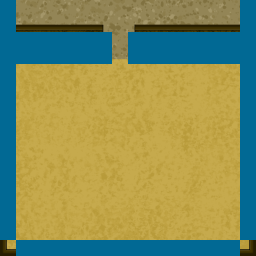

Tiled map render using the project's own tile images. Description and the whole map definition, tile-layer contents included, below:
An orthogonal 16x16 tile map with 16x16 px tiles, 3 tile layers (tiles, entities, collision), 2 tilesets.

<map version="1.10" tiledversion="1.10.2" orientation="orthogonal" renderorder="right-down" width="16" height="16" tilewidth="16" tileheight="16" infinite="0" nextlayerid="4" nextobjectid="1">
 <editorsettings>
  <export target="0_-1.tmj" format="json" />
 </editorsettings>
 <tileset firstgid="1" source="brewhouseBackground2.tsx" />
 <tileset firstgid="257" source="terrain.tsx" />
 <layer id="1" name="tiles" width="16" height="16">
  <data encoding="csv">
1,2,3,4,5,6,7,8,9,10,11,12,13,14,15,16,
17,18,19,20,21,22,23,24,25,26,27,28,29,30,31,32,
33,34,35,36,37,38,39,40,41,42,43,44,45,46,47,48,
49,50,51,52,53,54,55,56,57,58,59,60,61,62,63,64,
65,66,67,68,69,70,71,72,73,74,75,76,77,78,79,80,
81,82,83,84,85,86,87,88,89,90,91,92,93,94,95,96,
97,98,99,100,101,102,103,104,105,106,107,108,109,110,111,112,
113,114,115,116,117,118,119,120,121,122,123,124,125,126,127,128,
129,130,131,132,133,134,135,136,137,138,139,140,141,142,143,144,
145,146,147,148,149,150,151,152,153,154,155,156,157,158,159,160,
161,162,163,164,165,166,167,168,169,170,171,172,173,174,175,176,
177,178,179,180,181,182,183,184,185,186,187,188,189,190,191,192,
193,194,195,196,197,198,199,200,201,202,203,204,205,206,207,208,
209,210,211,212,213,214,215,216,217,218,219,220,221,222,223,224,
225,226,227,228,229,230,231,232,233,234,235,236,237,238,239,240,
241,242,243,244,245,246,247,248,249,250,251,252,253,254,255,256
</data>
 </layer>
 <layer id="2" name="entities" width="16" height="16">
  <data encoding="csv">
0,0,0,0,0,0,0,0,0,0,0,0,0,0,0,0,
0,0,0,0,0,0,0,0,0,0,0,0,0,0,0,0,
0,0,0,0,0,0,0,0,0,0,0,0,0,0,0,0,
0,0,0,0,0,0,0,0,0,0,0,0,0,0,0,0,
0,0,0,0,0,0,0,0,0,0,0,0,0,0,0,0,
0,0,0,0,0,0,0,0,0,0,0,0,0,0,0,0,
0,0,0,0,0,0,0,0,0,0,0,0,0,0,0,0,
0,0,0,0,0,0,0,0,0,0,0,0,0,0,0,0,
0,0,0,0,0,0,0,0,0,0,0,0,0,0,0,0,
0,0,0,0,0,0,0,0,0,0,0,0,0,0,0,0,
0,0,0,0,0,0,0,0,0,0,0,0,0,0,0,0,
0,0,0,0,0,0,0,0,0,0,0,0,0,0,0,0,
0,0,0,0,0,0,0,0,0,0,0,0,0,0,0,0,
0,0,0,0,0,0,0,0,0,0,0,0,0,0,0,0,
0,0,0,0,0,0,0,0,0,0,0,0,0,0,0,0,
0,0,0,0,0,0,0,0,0,0,0,0,0,0,0,0
</data>
 </layer>
 <layer id="3" name="collision" width="16" height="16">
  <data encoding="csv">
257,0,0,0,0,0,0,0,0,0,0,0,0,0,0,257,
257,0,0,0,0,0,0,0,0,0,0,0,0,0,0,257,
257,257,257,257,257,257,257,0,257,257,257,257,257,257,257,257,
257,257,257,257,257,257,257,0,257,257,257,257,257,257,257,257,
257,0,0,0,0,0,0,0,0,0,0,0,0,0,0,257,
257,0,0,0,0,0,0,0,0,0,0,0,0,0,0,257,
257,0,0,0,0,0,0,0,0,0,0,0,0,0,0,257,
257,0,0,0,0,0,0,0,0,0,0,0,0,0,0,257,
257,0,0,0,0,0,0,0,0,0,0,0,0,0,0,257,
257,0,0,0,0,0,0,0,0,0,0,0,0,0,0,257,
257,0,0,0,0,0,0,0,0,0,0,0,0,0,0,257,
257,0,0,0,0,0,0,0,0,0,0,0,0,0,0,257,
257,0,0,0,0,0,0,0,0,0,0,0,0,0,0,257,
257,0,0,0,0,0,0,0,0,0,0,0,0,0,0,257,
257,0,0,0,0,0,0,0,0,0,0,0,0,0,0,257,
0,257,257,257,257,257,257,257,257,257,257,257,257,257,257,0
</data>
 </layer>
</map>
